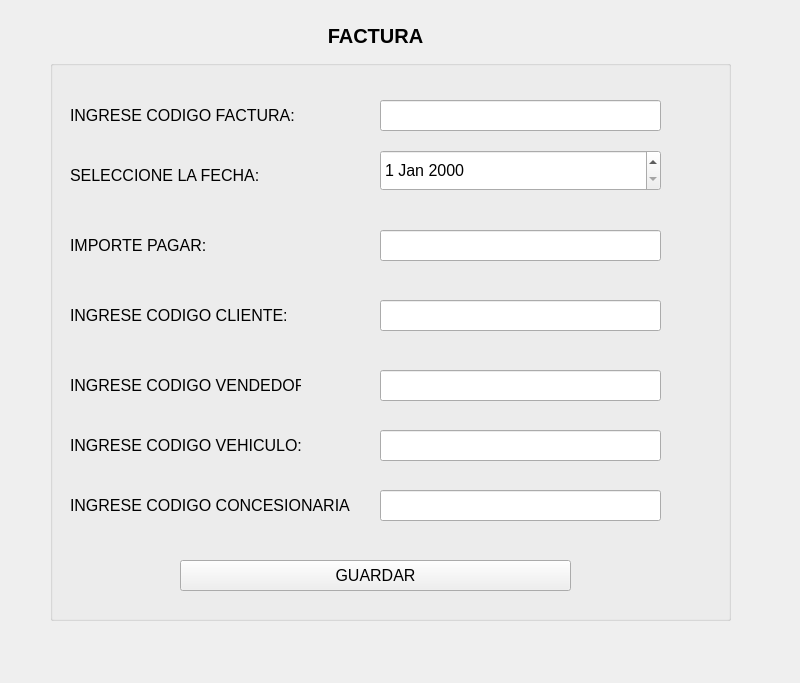
<?xml version="1.0" encoding="UTF-8"?>
<ui version="4.0">
 <class>MainWindow</class>
 <widget class="QMainWindow" name="MainWindow">
  <property name="geometry">
   <rect>
    <x>0</x>
    <y>0</y>
    <width>800</width>
    <height>683</height>
   </rect>
  </property>
  <property name="windowTitle">
   <string>MainWindow</string>
  </property>
  <widget class="QWidget" name="centralwidget">
   <widget class="QGroupBox" name="groupBox">
    <property name="geometry">
     <rect>
      <x>50</x>
      <y>60</y>
      <width>681</width>
      <height>561</height>
     </rect>
    </property>
    <property name="font">
     <font>
      <pointsize>12</pointsize>
     </font>
    </property>
    <property name="title">
     <string/>
    </property>
    <widget class="QLabel" name="label_2">
     <property name="geometry">
      <rect>
       <x>20</x>
       <y>40</y>
       <width>241</width>
       <height>31</height>
      </rect>
     </property>
     <property name="text">
      <string>INGRESE CODIGO FACTURA:</string>
     </property>
    </widget>
    <widget class="QLineEdit" name="txtCodFactura">
     <property name="geometry">
      <rect>
       <x>330</x>
       <y>40</y>
       <width>281</width>
       <height>31</height>
      </rect>
     </property>
    </widget>
    <widget class="QLabel" name="label_3">
     <property name="geometry">
      <rect>
       <x>20</x>
       <y>100</y>
       <width>231</width>
       <height>31</height>
      </rect>
     </property>
     <property name="text">
      <string>SELECCIONE LA FECHA:</string>
     </property>
    </widget>
    <widget class="QPushButton" name="btnGuardar">
     <property name="geometry">
      <rect>
       <x>130</x>
       <y>500</y>
       <width>391</width>
       <height>31</height>
      </rect>
     </property>
     <property name="text">
      <string>GUARDAR</string>
     </property>
    </widget>
    <widget class="QLineEdit" name="txtImporte">
     <property name="geometry">
      <rect>
       <x>330</x>
       <y>170</y>
       <width>281</width>
       <height>31</height>
      </rect>
     </property>
    </widget>
    <widget class="QLabel" name="label_4">
     <property name="geometry">
      <rect>
       <x>20</x>
       <y>170</y>
       <width>181</width>
       <height>31</height>
      </rect>
     </property>
     <property name="text">
      <string>IMPORTE PAGAR:</string>
     </property>
    </widget>
    <widget class="QLineEdit" name="txtCanVentas">
     <property name="geometry">
      <rect>
       <x>330</x>
       <y>240</y>
       <width>281</width>
       <height>31</height>
      </rect>
     </property>
     <property name="text">
      <string/>
     </property>
    </widget>
    <widget class="QLabel" name="label_5">
     <property name="geometry">
      <rect>
       <x>20</x>
       <y>240</y>
       <width>231</width>
       <height>31</height>
      </rect>
     </property>
     <property name="text">
      <string>INGRESE CODIGO CLIENTE:</string>
     </property>
    </widget>
    <widget class="QDateEdit" name="dateFechaFact">
     <property name="geometry">
      <rect>
       <x>330</x>
       <y>90</y>
       <width>281</width>
       <height>41</height>
      </rect>
     </property>
    </widget>
    <widget class="QLabel" name="label_6">
     <property name="geometry">
      <rect>
       <x>20</x>
       <y>310</y>
       <width>231</width>
       <height>31</height>
      </rect>
     </property>
     <property name="text">
      <string>INGRESE CODIGO VENDEDOR:</string>
     </property>
    </widget>
    <widget class="QLineEdit" name="txtVendedor">
     <property name="geometry">
      <rect>
       <x>330</x>
       <y>310</y>
       <width>281</width>
       <height>31</height>
      </rect>
     </property>
     <property name="text">
      <string/>
     </property>
    </widget>
    <widget class="QLabel" name="label_7">
     <property name="geometry">
      <rect>
       <x>20</x>
       <y>370</y>
       <width>231</width>
       <height>31</height>
      </rect>
     </property>
     <property name="text">
      <string>INGRESE CODIGO VEHICULO:</string>
     </property>
    </widget>
    <widget class="QLineEdit" name="txtVehiculo">
     <property name="geometry">
      <rect>
       <x>330</x>
       <y>370</y>
       <width>281</width>
       <height>31</height>
      </rect>
     </property>
     <property name="text">
      <string/>
     </property>
    </widget>
    <widget class="QLabel" name="label_8">
     <property name="geometry">
      <rect>
       <x>20</x>
       <y>430</y>
       <width>281</width>
       <height>31</height>
      </rect>
     </property>
     <property name="text">
      <string>INGRESE CODIGO CONCESIONARIA:</string>
     </property>
    </widget>
    <widget class="QLineEdit" name="txtConcesionaria">
     <property name="geometry">
      <rect>
       <x>330</x>
       <y>430</y>
       <width>281</width>
       <height>31</height>
      </rect>
     </property>
     <property name="text">
      <string/>
     </property>
    </widget>
   </widget>
   <widget class="QLabel" name="label">
    <property name="geometry">
     <rect>
      <x>180</x>
      <y>20</y>
      <width>391</width>
      <height>31</height>
     </rect>
    </property>
    <property name="font">
     <font>
      <pointsize>15</pointsize>
      <weight>75</weight>
      <bold>true</bold>
     </font>
    </property>
    <property name="text">
     <string>FACTURA</string>
    </property>
    <property name="alignment">
     <set>Qt::AlignCenter</set>
    </property>
   </widget>
  </widget>
 </widget>
 <resources/>
 <connections/>
</ui>
